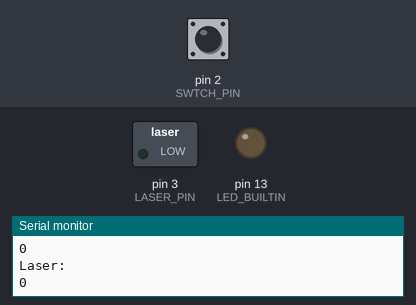
The program below on a simulated Arduino Nano, built with avr-gcc and run on an emulated ATmega328P. Parts: switched loads named in the program (green lamp = pin HIGH), output pins drawn as LEDs (lit = HIGH), the last lines printed to the serial monitor. Inputs (shaded band) come from the test bench; at power-on: pin 2 (SWTCH_PIN) HIGH.

Above: at 1.2 s.
1.3 s: pin 2 (SWTCH_PIN) pulled LOW for 0.15 s
At 1.8 s:
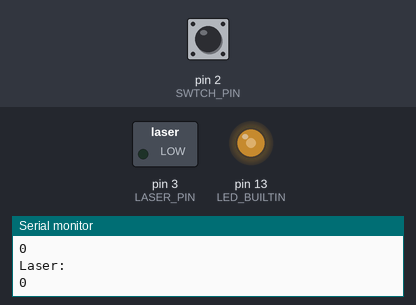
3.5 s: pin 2 (SWTCH_PIN) pulled LOW for 1 s
At 4.0 s:
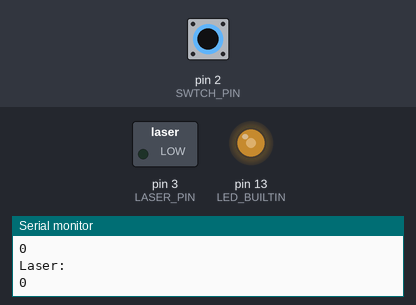
Timing chart, 0 to 4.5 s (numbered marks = the images above; inputs shaded):
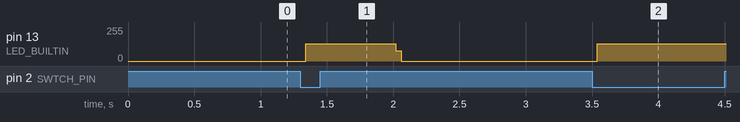

Measured:
- after the input at 1.3 s, pin 13 (LED_BUILTIN): 0/255 → 128/255 at once, → 0/255 0.68 s later
- after the input at 3.5 s, pin 13 (LED_BUILTIN): 0/255 → 128/255 at once

The program:

main.cpp
```cpp
#include <Arduino.h>
/*
*/

#define SWTCH_PIN PD2
#define LASER_PIN PD3
#define N_PULSES 4
#define MS_DELAY 10
#define US_DELAY 100
bool switch_on;

void setup() {
  // put your setup code here, to run once:
    // initialize LED digital pin as an output.
  pinMode(LED_BUILTIN, OUTPUT);
  pinMode(SWTCH_PIN, INPUT_PULLUP);
  pinMode(LASER_PIN, OUTPUT);
    // Start serial port
  Serial.begin(115200);
  Serial.println("Hello Laser");
}

void laser_on() {
    pinMode(LASER_PIN, INPUT);
    digitalWrite(LED_BUILTIN, HIGH);
}

void laser_off() {
    pinMode(LASER_PIN, OUTPUT);
    digitalWrite(LASER_PIN, LOW);
    digitalWrite(LED_BUILTIN, LOW);
}

void slow_loop() {
  unsigned long now = millis();
  static unsigned long nextTime = 0;
  const long print_interval = 1000;

  if ( now  > nextTime ) {
    if(digitalRead(SWTCH_PIN))
      switch_on = LOW;

    nextTime = now + print_interval;
    switch_on = !digitalRead(SWTCH_PIN);

    Serial.println("Laser:");
    Serial.println(switch_on, DEC);
  }
}

void loop() {
  int i;
  if(!digitalRead(SWTCH_PIN))
    switch_on = HIGH;

  if(switch_on){
    for (i = N_PULSES; i >0; i--){
      laser_on();
      delayMicroseconds(US_DELAY);
      //delay(MS_DELAY);
      laser_off();
      delayMicroseconds(US_DELAY);
      //delay(MS_DELAY);
    }
  }
  else {
    laser_off();
  }
  slow_loop();
}
```
